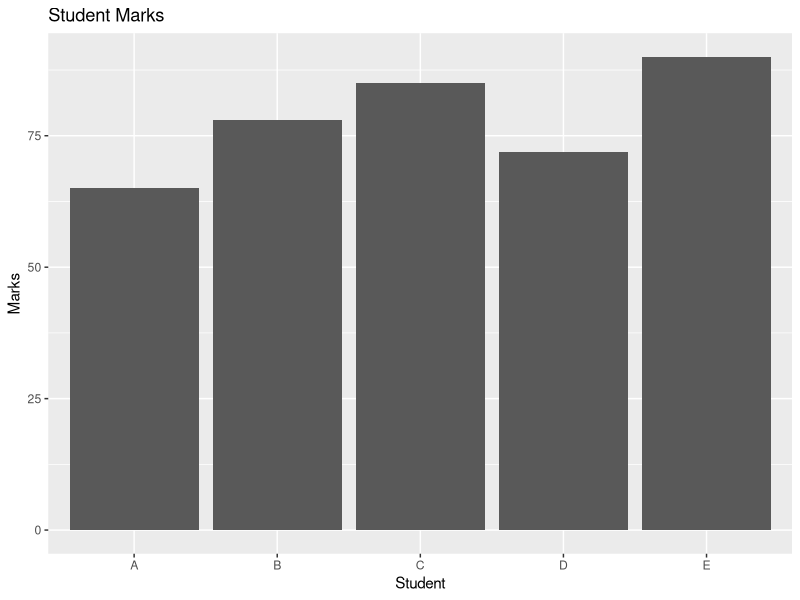

Write the R code that produced this figure.
# 99_load_package.r
# Program to demonstrate how to load a package in R

# Load the ggplot2 package
library(ggplot2)

# Create sample data
students <- c("A", "B", "C", "D", "E")
marks <- c(65, 78, 85, 72, 90)

# Create a data frame
data <- data.frame(
  Student = students,
  Marks = marks
)

# Display the data
print(data)

# Create a bar chart using ggplot2
ggplot(data, aes(x = Student, y = Marks)) +
  geom_bar(stat = "identity") +
  labs(
    title = "Student Marks",
    x = "Student",
    y = "Marks"
  )


## End of the program
